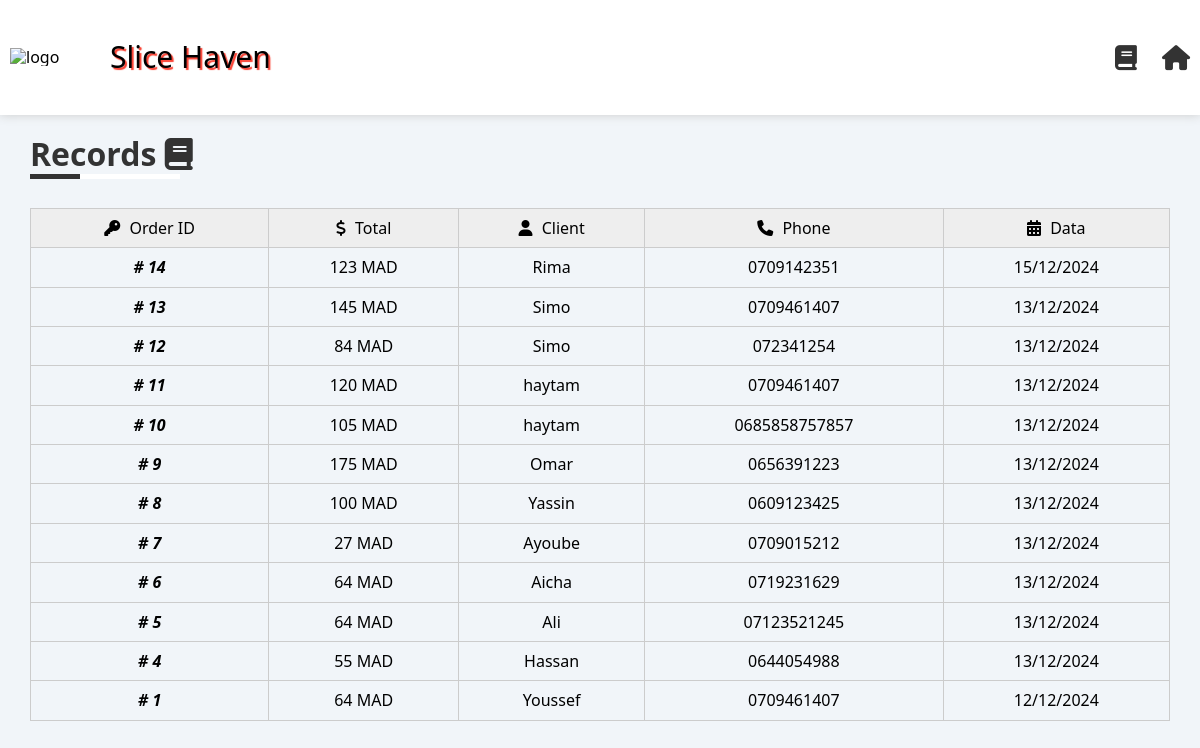
Before: /records with the older database file.
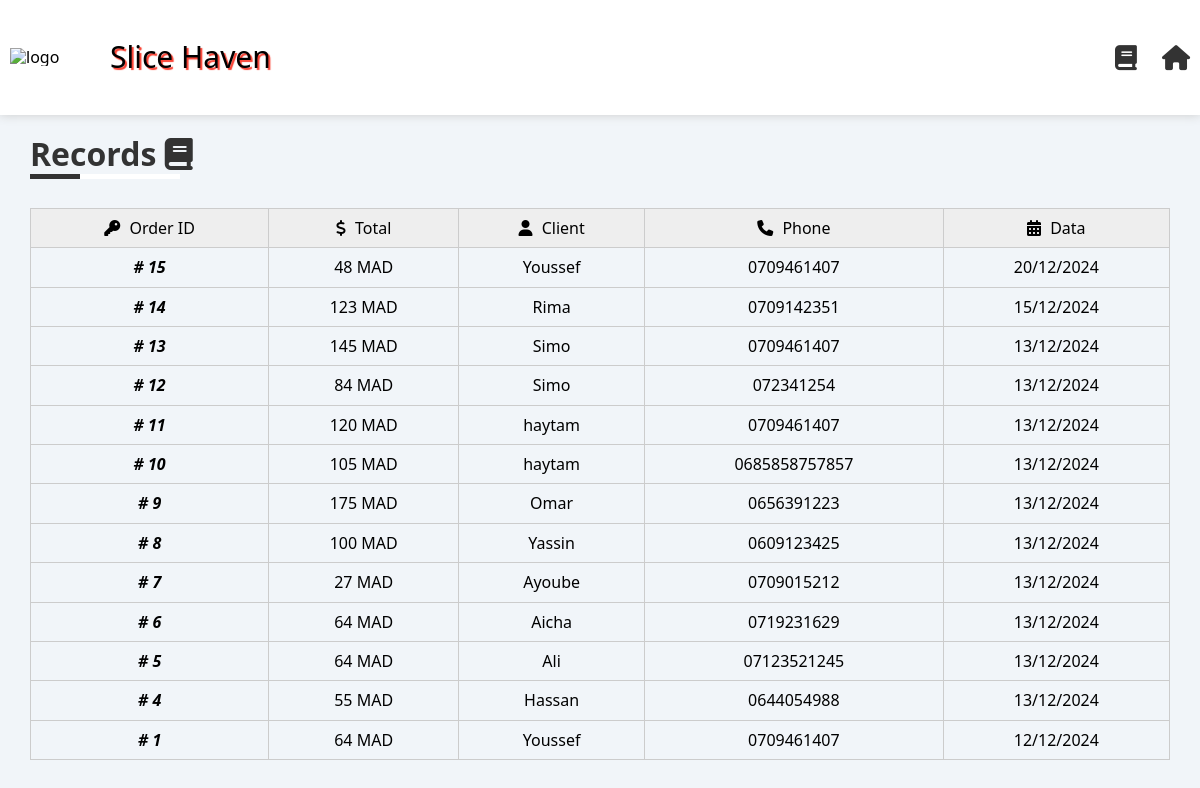
After: the same page with the newer database file.
### tables this page shows
CREATE TABLE order_data (
                    order_id INTEGER PRIMARY KEY AUTOINCREMENT,
                    total INTEGER,
                    date TEXT,
                    client TEXT,
                    phone TEXT
    );

### main.py (the view)
@pizzeria.route('/records')
def records():
    order_data = []
    with sqlite3.connect("database/pizza_data.db") as database:
        cursor = database.cursor()
        cursor.execute("SELECT * FROM order_data ORDER BY order_id DESC")
        order_data = cursor.fetchall()
    return render_template("records.html",order_data = order_data)

### templates/records.html
{% extends "base.html" %}
{% block extra_CssFile %}
<link rel="stylesheet" href="{{ url_for('static', filename='css/record.css') }}">
{% endblock %}
{% block home %}
<a data-task="home" href="/"><i class="fas fa-home"></i></a>
{% endblock %}
{% block content %}
<h1 class="menu-title">
    Records <i class="fa-solid fa-book fa-bounce"></i>
</h1>
<table>
    <thead>
        <tr>
            <td><i class="fa-solid fa-key"></i> Order ID</td>
            <td><i class="fa-solid fa-dollar-sign"></i> Total</td>
            <td><i class="fa-solid fa-user"></i> Client </td>
            <td><i class="fa-solid fa-phone"></i> Phone</td>
            <td><i class="fa-solid fa-calendar-days"></i> data</td>
        </tr>
    </thead>
    <tbody>
        {% for id,total,date,client,phone in order_data%}
        <tr>
            <td># {{id}}</td>
            <td>{{total}} MAD</td>
            <td>{{client}}</td>
            <td>{{phone}}</td>
            <td>{{date}}</td>
        </tr>
        {% endfor %}
    </tbody>
</table>
{% endblock %}

Changed rows visible on the page:
added order_data: order_id "15", total "48", client "Youssef", phone "0709461407", date "20/12/2024"
